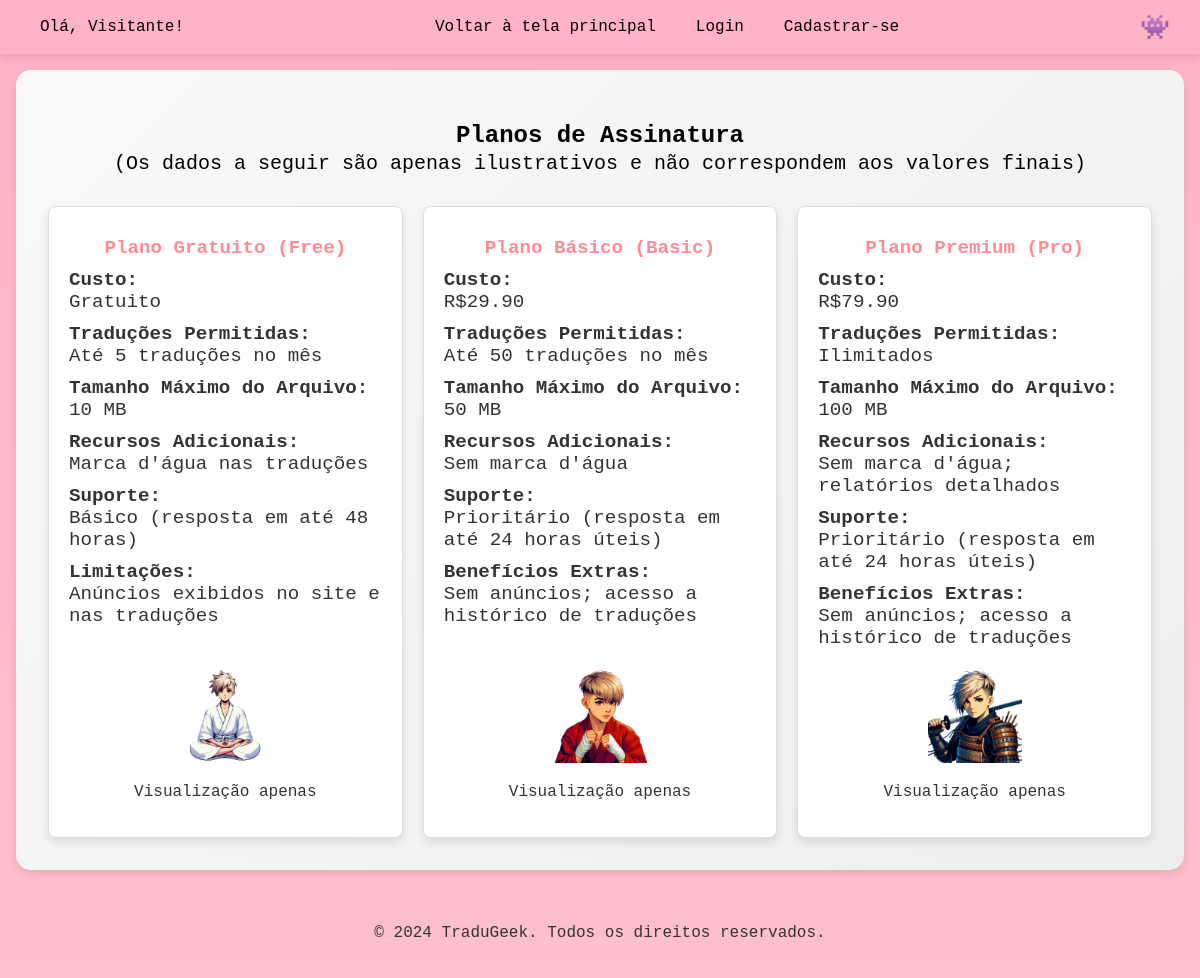
Page /assinatura.php (signed in) on the committed database.
### tables this page shows
CREATE TABLE IF NOT EXISTS `assinatura` (
    `idassinatura` INT(11) NOT NULL AUTO_INCREMENT,
    `nome` VARCHAR(55) NULL DEFAULT NULL,
    `custo` VARCHAR(45) NULL DEFAULT NULL,
    `traduPermitidas` VARCHAR(45) NULL DEFAULT NULL,
    `maxArquivos` VARCHAR(45) NULL DEFAULT NULL,
    `recursos` VARCHAR(255) NULL DEFAULT NULL,
    `suporte` VARCHAR(45) NULL DEFAULT NULL,
    `limitacoes` VARCHAR(255) NULL DEFAULT NULL,
    `beneficiosExtras` VARCHAR(255) NULL DEFAULT NULL,
    `imagem` VARCHAR(255) NULL DEFAULT NULL,
    PRIMARY KEY (`idassinatura`)
);

### assinatura.php (the view, shortened to what this page needs)
<?php
$idusuario = $_SESSION['usuario_id'] ?? null;
require_once "c.php";
$id_plano_atual = null;
if ($idusuario) {
    $sql_plano_atual = "SELECT idassinatura FROM usuario WHERE idusuario = ?";
    $stmt_plano_atual = $conexao->prepare($sql_plano_atual);
    $stmt_plano_atual->bind_param("i", $idusuario);
    $stmt_plano_atual->execute();
    $stmt_plano_atual->bind_result($id_plano_atual);
}
?>
<!DOCTYPE html>
<html lang="pt-BR">
<head>
    <link rel="stylesheet" href="css/assinatura.css">
</head>
<body>
    <header>
        <nav class="navbar">
            <span class="olaUsuario">
                <?php
                if (isset($_SESSION['usuario']) && $_SESSION['online']) {
                    echo "Olá, " . htmlspecialchars($_SESSION['usuario']) . "!";
                } else {
                    echo "Olá, Visitante!";
                }
                ?>
            </span>
            <ul>
                <li><a href="index.php">Voltar à tela principal</a></li>
                <?php if (isset($_SESSION['online']) && $_SESSION['online'] === true): ?>
                    <li class="logOut"><a href="script/logOut.php">Log Out</a></li>
                <?php else: ?>
                    <li><a href="login.php">Login</a></li>
                    <li><a href="cadastro.php">Cadastrar-se</a></li>
                <?php endif; ?>
            </ul>
            <button class="mudarTema" id="altTema" title="Alternar Tema">☀️</button>
        </nav>
    </header>
    <main>
        <div id="cherry-blossoms"></div>
        <?php
$sql = "SELECT * FROM assinatura";
$resultado = $conexao->query($sql);
if ($resultado->num_rows > 0): ?>
    <section class="section-admin">
        <h2>Planos de Assinatura <br> <span class="ilustrativo" style=" font-weight: 400; font-size: 15pt;">(Os dados a seguir são apenas ilustrativos e não correspondem aos valores finais)</span></h2>
        <div class="planos-container">
            <?php
            $imagens = [
                "Imagens/avatar-julio-assinatura1.png",
                "Imagens/avatar-julio-assinatura2.png",
                "Imagens/avatar-julio-assinatura3.png"
            ];
            $imagemIndex = 0;
            while ($plano = $resultado->fetch_assoc()): ?>
                <div class="plano-card">
                    <h3><?php echo htmlspecialchars($plano['nome']); ?></h3>
                    <ul>
                        <li><strong>Custo:</strong> <br><?php echo htmlspecialchars($plano['custo']); ?></li>
                        <li><strong>Traduções Permitidas:</strong> <br><?php echo htmlspecialchars($plano['traduPermitidas']); ?></li>
                        <li><strong>Tamanho Máximo do Arquivo:</strong> <br><?php echo htmlspecialchars($plano['maxArquivos']); ?> MB</li>
                        <li><strong>Recursos Adicionais:</strong> <br><?php echo htmlspecialchars($plano['recursos']); ?></li>
                        <li><strong>Suporte:</strong> <br><?php echo htmlspecialchars($plano['suporte']); ?></li>
                        <?php if (!empty($plano['beneficiosExtras'])): ?>
                            <li><strong>Benefícios Extras:</strong> <br><?php echo htmlspecialchars($plano['beneficiosExtras']); ?></li>
                        <?php endif; ?>
                        <?php if (!empty($plano['limitacoes'])): ?>
                            <li><strong>Limitações:</strong> <br><?php echo htmlspecialchars($plano['limitacoes']); ?></li>
                        <?php endif; ?>
                    </ul>
                    <?php
                    $imagemPlano = !empty($plano['imagem']) ? $plano['imagem'] : $imagens[$imagemIndex];
                    ?>
                    <img src="<?php echo $imagemPlano; ?>" id="imagem-<?php echo $imagemIndex + 1; ?>" alt="Imagem do <?php echo htmlspecialchars($plano['nome']); ?>">
                    <?php $imagemIndex++; ?>
                    <?php if ($imagemIndex >= count($imagens)) $imagemIndex = 0; ?>
                    <?php if ($plano['idassinatura'] == $id_plano_atual): ?>
                        <p>Plano Atual</p>
                    <?php else: ?>
                        <p class="admin-note">Visualização apenas</p>
                    <?php endif; ?>
                </div>
            <?php endwhile; ?>
        </div>
    </section>
<?php else: ?>
    <p>Nenhum plano disponível no momento.</p>
<?php endif; ?>
    </main>
    <footer>
        <div class="footer-content">
            <p>© 2024 TraduGeek. Todos os direitos reservados.</p>
        </div>
    </footer>
    <?php
    include 'botaoVoltarAoTopo.php';
    ?>
</body>
</html>

### css/assinatura.css (style rules this page uses)
:root { --body: linear-gradient(to bottom, #FFB3C6 0%, #FFC0CB 100%); --body-color: #333; --header: #FFB3C6; --header-color: #333; --nav: #FFB3C6; --nav-a: #000000; --nav-a-hover-bg: #fff; --nav-a-hover: #000; --main-bg: linear-gradient(135deg, #f9f9f9 0%, #f4f4f4 50%, #eeeeee 100%);; --texto: #333; --ilustrativo: black; --scrollbar-bg: #f0f0f0; --scrollbar-thumb: #cccccc; --h2: #000; --plano-card-bg: #fff; --plano-borda: #ddd; --plano-card-h2: #FF8C94; --plano-card-h3: #FF8C94; --button-bg: #FF8C94; --button-color: #fff; --button-hover-bg: #FF6EC7; --footer: #333; --footer-borda: rgba(0, 0, 0, 0); }
html, body { height: 100%; margin: 0; padding: 0; font-size: 16px; }
body { font-family: 'Source Code Pro', monospace; display: flex; flex-direction: column; min-height: 100vh; margin: 0; padding: 0; color: var(--body-color); background: var(--body); font-size: 1rem; }
header { background: var(--header); color: var(--header-color); box-shadow: 0 4px 8px rgba(0,0,0,0.1); }
.navbar { display: flex; align-items: center; padding: 0.75rem 1.5rem; background: var(--nav); border-radius: 0 0 15px 15px; position: relative; overflow-x: auto; z-index: 2; white-space: nowrap; }
.navbar ul { list-style: none; margin: 0; padding: 0; display: flex; gap: 1rem; justify-content: center; flex: 1; }
.navbar li { margin: 0; }
.navbar a { color: var(--nav-a); text-decoration: none; font-weight: 500; padding: 0.75rem; border-radius: 8px; transition: background-color 0.3s, color 0.3s; }
.mudarTema { font-size: 1.5rem; background-color: transparent; border: none; cursor: pointer; border-radius: 8px; display: inline-block; white-space: nowrap; flex-shrink: 0; margin-left: auto; }
.ilustrativo { color: var(--ilustrativo); }
main { flex: 1; padding: 2rem; background: var(--main-bg); border-radius: 15px; box-shadow: 0 4px 8px rgba(0,0,0,0.1); margin: 1rem; display: flex; flex-direction: column; align-items: center; }
.planos-container { display: flex; justify-content: space-between; gap: 20px; flex-wrap: wrap; z-index: 1; }
h2 { text-align: center; color: var(--h2); font-family: 'Consolas', monospace; margin-bottom: 30px; z-index: 1; }
.plano-card { background-color: var(--plano-card-bg); border: 1px solid var(--plano-borda); border-radius: 8px; padding: 20px; box-shadow: 0 4px 8px rgba(0, 0, 0, 0.1); flex: 1; max-width: 30%; min-width: 250px; transition: transform 0.3s ease, box-shadow 0.3s ease; text-align: center; z-index: 1; }
.plano-card h3 { font-size: 1.5rem; text-align: center; margin-bottom: 15px; z-index: 1; }
.plano-card ul { font-size: 1.2rem; padding-left: 0; margin: 0; list-style: none; text-align: left; z-index: 1; height: 380px; }
.plano-card li { margin-bottom: 10px; z-index: 1; }
.plano-card img { display: block; margin: 20px auto; max-width: 30%; height: auto; z-index: 1; }
.plano-card h3 { font-size: 1.2rem; color: var(--plano-card-h3); margin: 10px 0; font-family: 'Consolas', monospace; text-align: center; z-index: 1; }
#cherry-blossoms { position: fixed; top: 0; left: 0; width: 100%; height: 100%; pointer-events: none; z-index: 1; }
footer .footer-content { text-align: center; padding: 20px; color: var(--footer); }
footer { border-top: 2px solid var(--footer-borda); }
.olaUsuario { flex-shrink: 0; margin-left: 1rem; margin-right: 1rem; white-space: nowrap; font-size: 1rem; color: var(--nav-a); display: flex; align-items: center; }

### css/botaoVoltarAoTopo.css (style rules this page uses)
:root { --color-button: #ffffff; --bg-color-button: #FF6EC7; --bg-color-button-hover: #ffffff; --color-button-hover: #FF6EC7; }

### rows in the picture
assinatura: nome "Plano Gratuito (Free)", custo "Gratuito", traduPermitidas "Até 5 traduções no mês", maxArquivos "10", recursos "Marca d'água nas traduções", suporte "Básico (resposta em até 48 horas)", limitacoes "Anúncios exibidos no site e nas traduções", shows a picture, shows "Visualização apenas"
assinatura: nome "Plano Básico (Basic)", custo "R$29.90", traduPermitidas "Até 50 traduções no mês", maxArquivos "50", recursos "Sem marca d'água", suporte "Prioritário (resposta em até 24 horas úteis)", beneficiosExtras "Sem anúncios; acesso a histórico de traduções", shows a picture, shows "Visualização apenas"
assinatura: nome "Plano Premium (Pro)", custo "R$79.90", traduPermitidas "Ilimitados", maxArquivos "100", recursos "Sem marca d'água; relatórios detalhados", suporte "Prioritário (resposta em até 24 horas úteis)", beneficiosExtras "Sem anúncios; acesso a histórico de traduções", shows a picture, shows "Visualização apenas"
